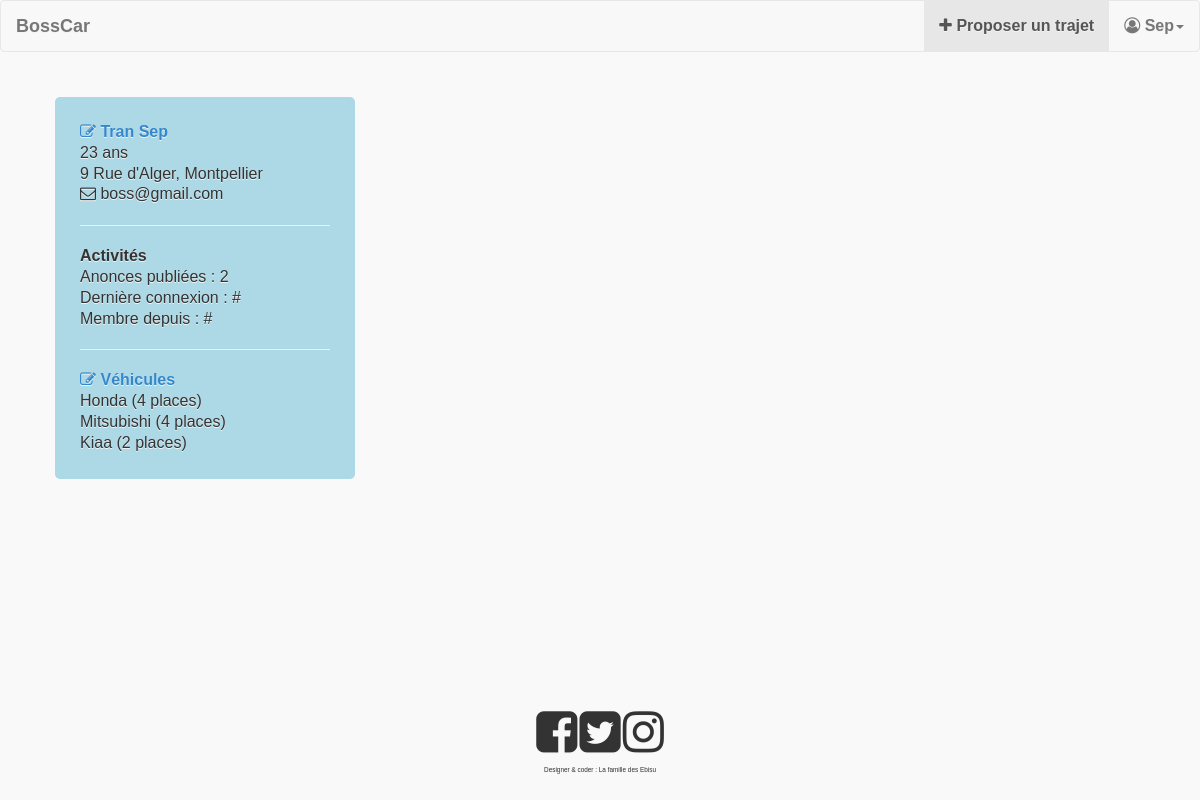
The page /index.php?action=read&controller=utilisateur&mail=boss@gmail.com (signed in) on the database its author committed.
### tables this page shows
CREATE TABLE IF NOT EXISTS `utilisateur` (
  `IdU` int(20) NOT NULL AUTO_INCREMENT,
  `nom` varchar(10) NOT NULL,
  `prenom` varchar(10) NOT NULL,
  `adresse` varchar(50) NOT NULL,
  `age` int(10) NOT NULL,
  `mail` varchar(40) NOT NULL,
  `isAdmin` tinyint(4) DEFAULT '0',
  `mdp` varchar(32) NOT NULL,
  `avis` int(10) NOT NULL DEFAULT '0',
  `cle` varchar(32) NOT NULL,
  `image` varchar(32) NOT NULL,
  `active` tinyint(4) NOT NULL DEFAULT '0',
  PRIMARY KEY (`IdU`)
);

CREATE TABLE IF NOT EXISTS `voiture` (
  `IdV` varchar(32) NOT NULL,
  `IdU` int(20) NOT NULL,
  `type` varchar(50) NOT NULL,
  `place` int(32) NOT NULL,
  PRIMARY KEY (`IdV`),
  KEY `FK_owner` (`IdU`)
);

### model/ModelUtilisateur.php (called while the page is built, shortened)
<?php
  require_once file::build_path(array("model","model.php"));
  class ModelUtilisateur extends model {
    public function get($nom_attribut){
      if (property_exists($this, $nom_attribut))
        return $this->$nom_attribut;
      return false;
    }
    public static function getIdByMail($mail){
      try {
        $sql = "SELECT IdU from utilisateur WHERE mail=:mail_tag";
        $req_prep = model::$pdo->prepare($sql);
        $value = array("mail_tag" => $mail);
        $req_prep->execute($value);
        $res = $req_prep->fetch();
        return $res['IdU'];
      }
      catch (Exception $e){
        echo 'Exception reçue : ', $e->getMessage(), "\n";
      }
    }
    public static function voiture($IdU){
      try{
        $sql = "SELECT * FROM voiture WHERE IdU=:IdU_tag";
        $value = array("IdU_tag" => $IdU);
        $req_prep = model::$pdo->prepare($sql);
        $req_prep->execute($value);
        $res = $req_prep->fetchAll();
        return $res;
      }
      catch (Exception $e){
        echo 'Exception reçue : ', $e->getMessage(), "\n";
      }
    }
    public static function trajet($IdU){
      try {
        $sql = "SELECT * FROM trajet WHERE IdU=:IdU_tag";
        $value = array("IdU_tag" => $IdU);
        $req_prep = model::$pdo->prepare($sql);
        $req_prep->execute($value);
        $res = $req_prep->rowCount();
        return $res;
      }
      catch (Exception $e){
        echo 'Exception reçue : ', $e->getMessage(), "\n";
      }
    }
  }
 ?>

### index.php (called while the page is built, shortened)
<?php
  require_once file::build_path(array("controller","router.php"));
 ?>

### model/model.php (called while the page is built, shortened)
<?php
  class model {
    public static $pdo;
    public static function Init() {
      $hostname = conf::getHostname();
      $database_name = conf::getDatabase();
      $login = conf::getLogin();
      $password = conf::getPassword();
      try {
        self::$pdo = new PDO("mysql:host=$hostname; dbname=$database_name", $login, $password, array(PDO::MYSQL_ATTR_INIT_COMMAND => "SET NAMES utf8"));
        self::$pdo->setAttribute(PDO::ATTR_ERRMODE, PDO::ERRMODE_EXCEPTION);
      }
      catch (PDOException $e) {
        if (conf::getDebug()){
          echo $e->getMessage();
        }
        else {
          echo 'Une erreur est survenue <a href=""> retour à la page d\' accueil </a>';
        }
        die();
      }
    }
  public static function select($primary_value){
      $table_name = static::$object;
      $class_name = 'Model'.ucfirst($table_name);
      $primary_key = static::$primary;
      try {
        $sql= "SELECT * from $table_name WHERE $primary_key=:primary_val";
        $req_prep = model::$pdo->prepare($sql);
        $value = array("primary_val" => $primary_value);
        $req_prep->execute($value);
        $req_prep->setFetchMode(PDO::FETCH_CLASS, $class_name);
        $tab_select = $req_prep->fetchAll();
        return $tab_select[0];
      }
      catch (Exception $e){
        echo 'Exception reçue : ', $e->getMessage(), "\n";
      }
    }
}
?>

### view/utilisateur/detail.php (the view, shortened to what this page needs)
<div class="box_profile">
<?php
	$nom = $v->get('nom');
	$prenom = $v->get('prenom');
	$age = $v->get('age');
	$adresse = $v->get('adresse');
	$mail = $v->get('mail');
	if ($_SESSION['mail'] == $mail){
		echo '<a href="index.php?action=update&controller=utilisateur"><i class="fa fa-pencil-square-o" aria-hidden="true"></i><b> ' . $nom . ' '. $prenom . '</a></b><br>';
		echo $age .' ans <br>';
		echo $adresse .'<br>';
		echo '<i class="fa fa-envelope-o" aria-hidden="true"></i> ' . $mail ;
	}
	else {
		echo '<b>' . $nom . ' '. $prenom . '</b><br>';
		echo $age .' ans <br>';
	}
	echo '<hr>';
	echo '<b>Activités</b><br>';
	echo 'Anonces publiées : '. $trajet;
	echo '<br>';
	echo 'Dernière connexion : #';
	echo '<br>';
	echo 'Membre depuis : #';
	echo '<br>';
	echo '<hr>';
	if ($_SESSION['mail'] == $mail){
		echo '<a href="index.php?action=mes_vehicules&controller=voiture"><i class="fa fa-pencil-square-o" aria-hidden="true"></i> <b>Véhicules</b></a><br>';
	}
	else {
		echo '<b> Véhicules</b><br>';
	}
	foreach ($voiture as $car) {
		$nomVoiture = $car['type'];
		$place = $car['place'];
		echo $nomVoiture . ' (' . $place .' places)<br>';
	}
?>
</div>

### controller/router.php (shortened to what this page needs)
<?php
  require_once file::build_path(array("controller","controllerUtilisateur.php"));
  require_once file::build_path(array("controller","controllerVoiture.php"));
  if (isset($_GET['controller'])) {
    $controller = $_GET['controller'];
  }
  else {
    $controller = "trajet";
  }
  if (isset($_GET['action'])) {
    $action = $_GET['action'];
  }
  else {
    $action = "accueil";
  }
  $controller_class = 'controller'.ucfirst($controller);
  $upController = 'Controller'.ucfirst($controller);
  if (in_array("$action", get_class_methods($controller_class))) {
    $upController::$action();
  }
  else {
    echo "Cette fonction n'existe pas !";
  }
?>

### controller/controllerUtilisateur.php (shortened to what this page needs)
<?php
  require_once file::build_path(array("model","ModelUtilisateur.php"));
  class ControllerUtilisateur {
    public static function read(){
      $bool = (isset($_GET['mail']) || isset($_GET['IdU']));
      if ($bool) {
        if(isset($_GET['IdU'])){
          $v = ModelUtilisateur::select($_GET['IdU']);
          $voiture = ModelUtilisateur::voiture($_GET['IdU']);
          $trajet = ModelUtilisateur::trajet($_GET['IdU']);
        }
        else{
          $v = ModelUtilisateur::select(ModelUtilisateur::getIdByMail($_GET['mail']));
          $voiture = ModelUtilisateur::voiture(ModelUtilisateur::getIdByMail($_GET['mail']));
          $trajet = ModelUtilisateur::trajet(ModelUtilisateur::getIdByMail($_GET['mail']));
        }
      }
      if ($bool && $v && ($_SESSION['isAdmin'] == 0)) {
        require file::build_path(array("view","view.php"));
      }
    }
}
?>

### view/view.php (shortened to what this page needs)
<!DOCTYPE html>
<html>
<head>
	<link rel="stylesheet" href="assets/bootstrap/css/bootstrap.min.css">
	<link rel="stylesheet" href="assets/css/covoiturage.css">
  <link rel="stylesheet" href="assets/fonts/font-awesome/css/font-awesome.min.css">
  <link rel="stylesheet" href="assets/bootstrap/js/jquery.mobile-1.4.5.min.css">
</head>
<body>
  <div class="header" id="myHeader">
    <nav class="navbar navbar-default">
      <div class="container-fluid">
        <div class="navbar-header">
          <a class="navbar-brand" href="index.php?">BossCar</a>
        </div>
        <ul class="nav navbar-nav navbar-right">
          <li class="active"><a href="index.php?action=create&controller=<?php if(!isset($_SESSION['mail'])) echo "utilisateur"; else { echo "trajet"; } ?>"><i class="fa fa-plus" aria-hidden="true"></i> Proposer un trajet</a></li>
          <?php
          if(isset($_SESSION['mail'])) {
            echo '<li class="dropdown"><a class="dropdown-toggle" data-toggle="dropdown" href="#"> <i class="fa fa-user-circle-o" aria-hidden="true"></i> '. $_SESSION['prenom'] . '<span class="caret"></span></a>';
          }
          else {
            echo '<li><a href="index.php?action=connect&controller=utilisateur"><i class="fa fa-sign-in" aria-hidden="true"></i> Connexion</a></li>';
            echo '<li><a href="index.php?action=create&controller=utilisateur"><i class="fa fa-user-circle-o" aria-hidden="true"></i> Inscription</a></li>';
          }
          ?>
          </ul>
        </div>
      </nav>
    </div>
<div class="container">
<?php
  $filepath = file::build_path(array("view", self::$object, "$view.php"));
  require_once $filepath;
?>
</div>
<footer class="footer text-center">
    <p class="text-center">
      <big>
        <i class="fa fa-facebook-square" style="font-size:48px;" aria-hidden="true"></i>
        <i class="fa fa-twitter-square" style="font-size:48px;" aria-hidden="true"></i>
        <i class="fa fa-instagram" style="font-size:48px;" aria-hidden="true"></i><br>
      </big>
      <p>Designer & coder : La famille des Ebisu</p>
    </p>
</footer>
</body>
</html>

### assets/css/covoiturage.css (style rules this page uses)
body { font-family: 'Oswald', Helvetica, Arial, sans-serif!important; position:relative; padding-bottom: 120px; margin:0 0 0px; }
div.box_profile { background-color: lightblue; width: 300px; border: 1px ; border-radius: 5px; padding: 25px; margin: 25px; }
.container { margin-bottom: 50px; }
.container { padding-bottom:50px; }
footer { position:absolute; right: 0; bottom: 0; left: 0; padding: 1rem; }
footer p { font-size:0.4em; }

### rows shown on the page
utilisateur: IdU "2"
voiture: type "Honda", place "4"
voiture: type "Mitsubishi", place "4"
voiture: type "Kiaa", place "2"

### other values the page prints
$_SESSION['prenom'] "Sep"
$nom "Tran"
$prenom "Sep"
$age "23"
$adresse "9 Rue d'Alger, Montpellier"
$mail "boss@gmail.com"
